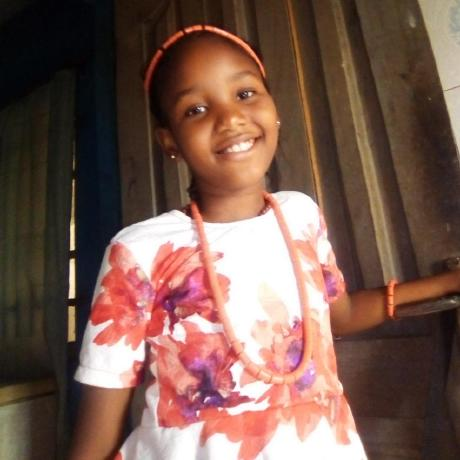
#> input picture _img/img-a.png, 460 x 460 px
$ python sample2.py
#> lines starting #> are read from the running program, lines starting #| are printed output that depends on the picture; after the words box and inside, x2 and y2 are one past the last pixel; in counts of white or black regions, pixels touching at a corner belong together
import cv2 as cv
import numpy as np
from matplotlib import pyplot as plt

img = cv.imread('../_img/img-a.png', 0)
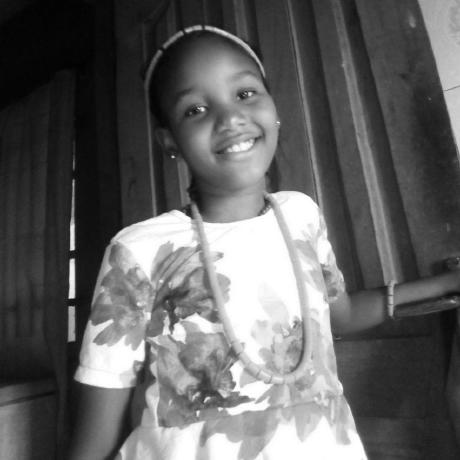
#> img: shape (460, 460); min 1, max 255, mean 97.5
img = cv.medianBlur(img,5)

th1 = cv.adaptiveThreshold(img, 255, cv.ADAPTIVE_THRESH_MEAN_C, cv.THRESH_BINARY, 11, 2)
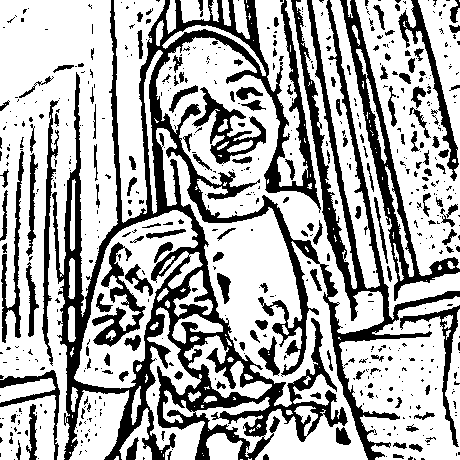
#> th1: shape (460, 460); 67.9% white; 599 black regions (449 under 20 px), largest, box (x1, y1, x2, y2) and area: (52, 0, 460, 460) 41671, (340, 0, 460, 301) 4592, (92, 242, 146, 347) 1658
th2 = cv.adaptiveThreshold(img, 255, cv.ADAPTIVE_THRESH_GAUSSIAN_C, cv.THRESH_BINARY, 11, 2)
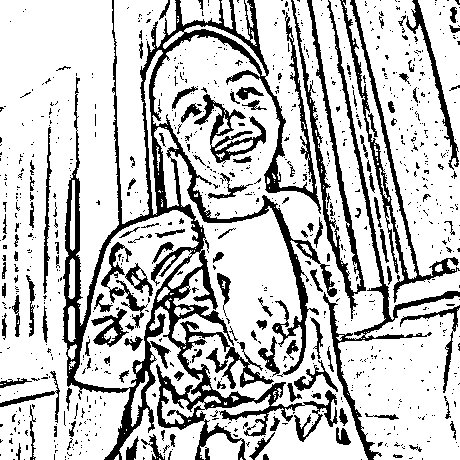
#> th2: shape (460, 460); 77% white; 923 black regions (791 under 20 px), largest, box (x1, y1, x2, y2) and area: (62, 0, 338, 460) 22487, (323, 0, 460, 460) 3229, (340, 0, 460, 303) 3144

titles = ['Original', 'Mean Thresholding', 'Gaussian Thresholding']
images = [img, th1, th2]
for i in range(3):
    plt.subplot(2,2,i+1)
    plt.imshow(images[i],'gray')
    plt.title(titles[i])
    plt.xticks([]),plt.yticks([])
plt.show()
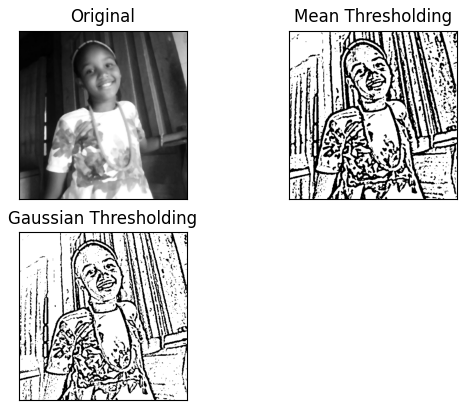
#> figure drawn by matplotlib, 3 panels

$ run again, with _img/Dhoni-and-Virat.png copied over _img/img-a.png
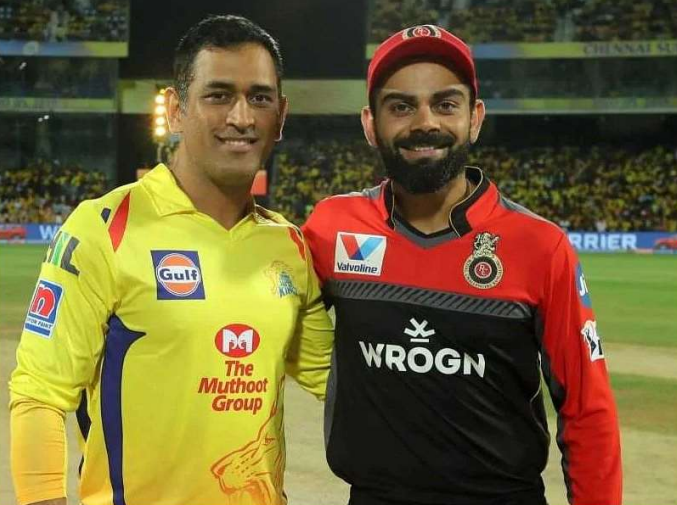
#> input picture _img/Dhoni-and-Virat.png, 677 x 505 px
#> `th1 = cv.adaptiveThreshold(img, 255, cv.ADAPTIVE_THRESH_MEAN_C, cv.THR..`:
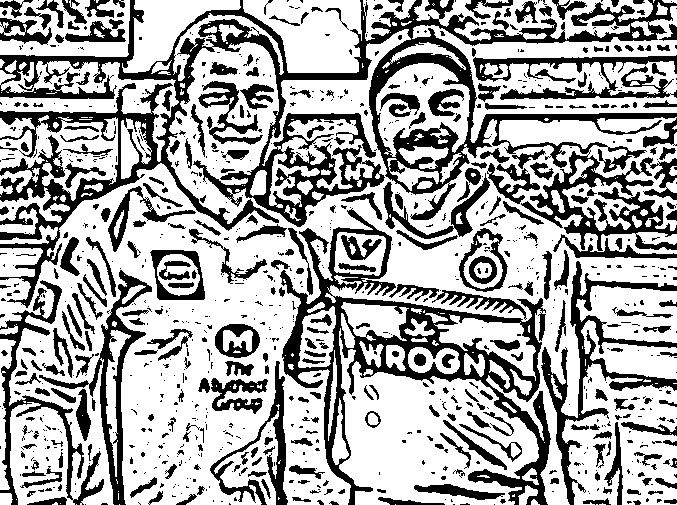
#> th1: shape (505, 677); 66.2% white; 950 black regions (644 under 20 px), largest, box (x1, y1, x2, y2) and area: (0, 0, 677, 308) 40714, (280, 208, 551, 505) 14677, (541, 261, 677, 505) 5006
#> th2: shape (505, 677); 73.6% white; 1652 black regions (1320 under 20 px), largest, box (x1, y1, x2, y2) and area: (280, 228, 551, 505) 10198, (369, 28, 677, 251) 9613, (0, 38, 280, 309) 7372
#> `plt.show()`:
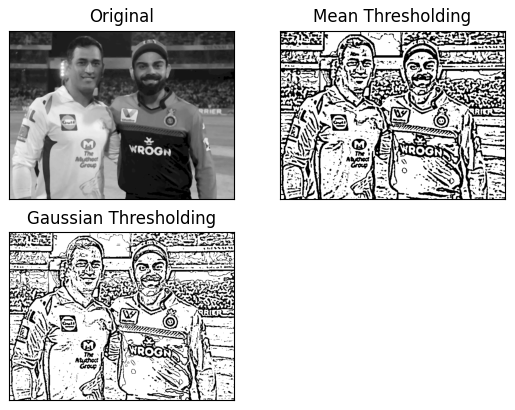
#> figure drawn by matplotlib, 3 panels

$ run again, with _img/Virat.png copied over _img/img-a.png
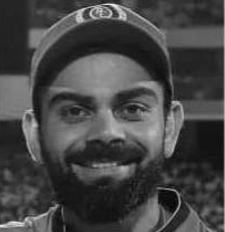
#> input picture _img/Virat.png, 225 x 232 px
#> `th1 = cv.adaptiveThreshold(img, 255, cv.ADAPTIVE_THRESH_MEAN_C, cv.THR..`:
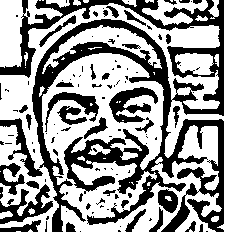
#> th1: shape (232, 225); 58.9% white; 112 black regions (74 under 20 px), largest, box (x1, y1, x2, y2) and area: (0, 0, 224, 232) 15163, (109, 87, 158, 123) 866, (0, 184, 53, 224) 806
#> th2: shape (232, 225); 68.9% white; 241 black regions (195 under 20 px), largest, box (x1, y1, x2, y2) and area: (0, 0, 224, 232) 8175, (64, 129, 149, 189) 1379, (87, 173, 186, 225) 782
#> `plt.show()`:
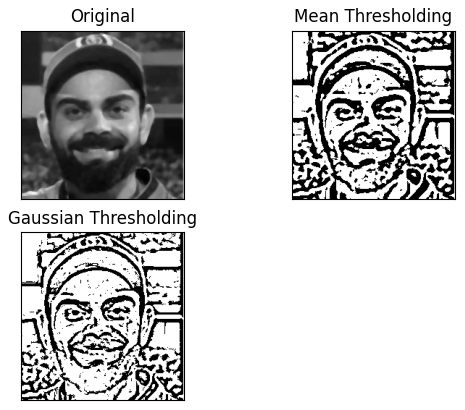
#> figure drawn by matplotlib, 3 panels

$ run again, with _img/digits.png copied over _img/img-a.png
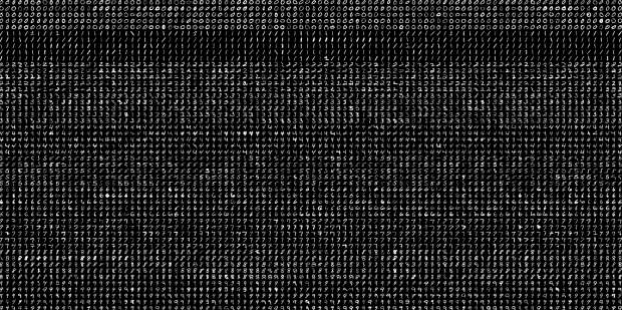
#> input picture _img/digits.png, 622 x 310 px
#> img is the input picture: shape (310, 622); min 0, max 249, mean 35.4
#> `th1 = cv.adaptiveThreshold(img, 255, cv.ADAPTIVE_THRESH_MEAN_C, cv.THR..`:
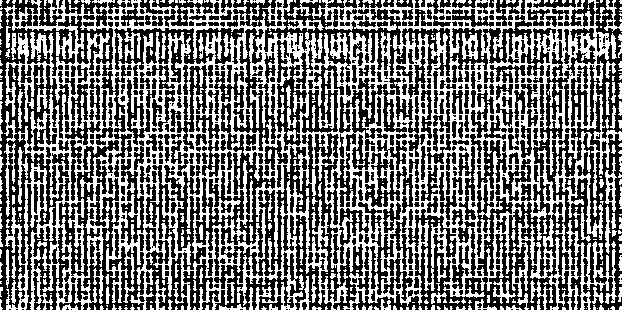
#> th1: shape (310, 622); 45.6% white; 507 white regions (342 under 20 px), largest, box (x1, y1, x2, y2) and area: (4, 0, 622, 310) 70632, (237, 180, 348, 310) 2899, (566, 220, 617, 310) 1126
#> th2: shape (310, 622); 47.1% white in thin lines or dots
#> `plt.show()`:
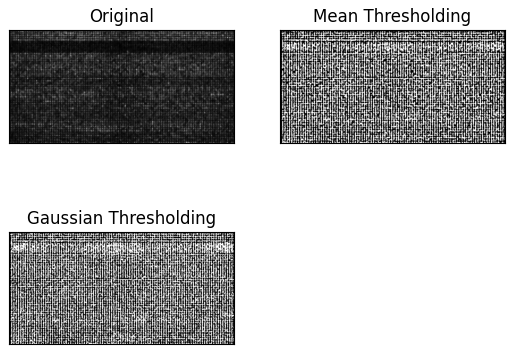
#> figure drawn by matplotlib, 3 panels
